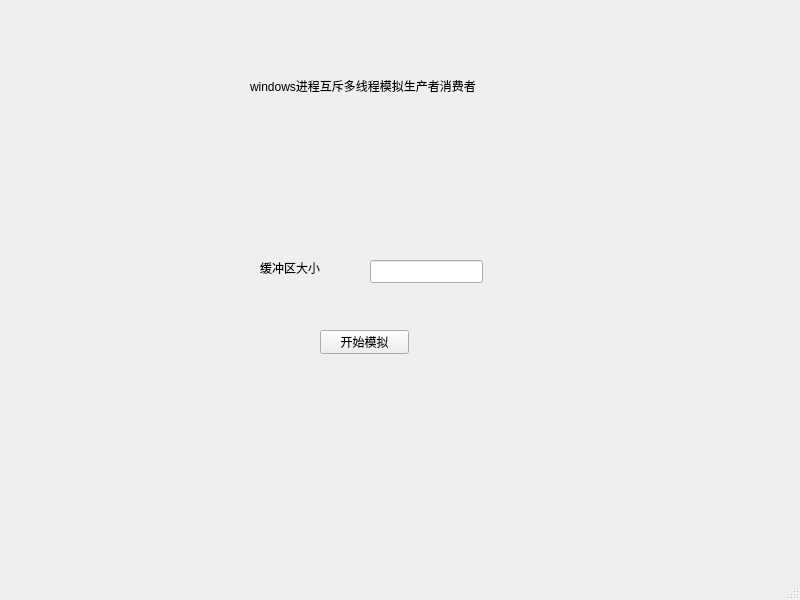
<?xml version="1.0" encoding="UTF-8"?>
<ui version="4.0">
 <class>MainWindow</class>
 <widget class="QMainWindow" name="MainWindow">
  <property name="geometry">
   <rect>
    <x>0</x>
    <y>0</y>
    <width>800</width>
    <height>600</height>
   </rect>
  </property>
  <property name="windowTitle">
   <string>MainWindow</string>
  </property>
  <widget class="QWidget" name="centralwidget">
   <widget class="QLabel" name="label">
    <property name="geometry">
     <rect>
      <x>250</x>
      <y>50</y>
      <width>331</width>
      <height>71</height>
     </rect>
    </property>
    <property name="styleSheet">
     <string notr="true">font:rgb(0, 255, 0);</string>
    </property>
    <property name="text">
     <string>windows进程互斥多线程模拟生产者消费者</string>
    </property>
   </widget>
   <widget class="QLabel" name="label_2">
    <property name="geometry">
     <rect>
      <x>260</x>
      <y>260</y>
      <width>91</width>
      <height>16</height>
     </rect>
    </property>
    <property name="text">
     <string>缓冲区大小</string>
    </property>
   </widget>
   <widget class="QLineEdit" name="lineEdit">
    <property name="geometry">
     <rect>
      <x>370</x>
      <y>260</y>
      <width>113</width>
      <height>23</height>
     </rect>
    </property>
   </widget>
   <widget class="QPushButton" name="pushButton">
    <property name="geometry">
     <rect>
      <x>320</x>
      <y>330</y>
      <width>89</width>
      <height>24</height>
     </rect>
    </property>
    <property name="text">
     <string>开始模拟</string>
    </property>
   </widget>
  </widget>
  <widget class="QMenuBar" name="menubar">
   <property name="geometry">
    <rect>
     <x>0</x>
     <y>0</y>
     <width>800</width>
     <height>25</height>
    </rect>
   </property>
  </widget>
  <widget class="QStatusBar" name="statusbar"/>
 </widget>
 <resources/>
 <connections/>
</ui>
